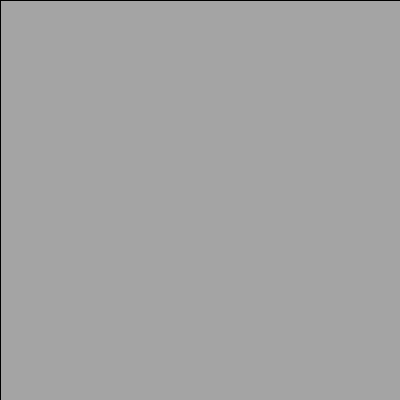
Frame 1 (no input)
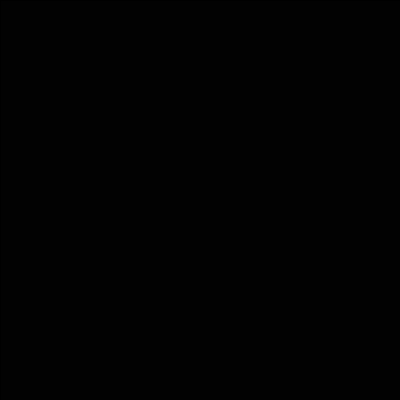
Frame 60 (the mouse pressed at the canvas centre just before this capture)
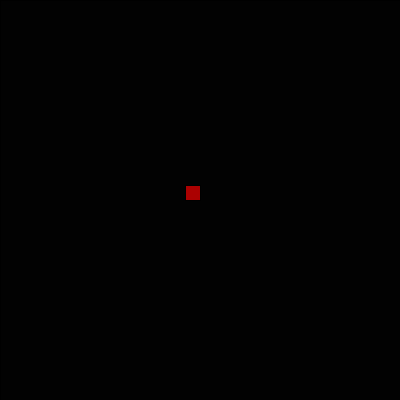
Frame 120 (the mouse held since frame 60 and released just before this capture)

The Processing sketch that drew these frames (run headless with seeded random() and noise(); from frame 60 on, the mouse is pressed at the canvas centre):

// Processing sketch: processing_146907
// ── processing_146907.pde

int posX=0;
int posY=0;
int tamanio=15;
int separacion=20;
int Mx=0;
int My=0;
boolean drag;

void setup(){
    size(400,400);
}

void mousePressed(){

drag=true;
}


void mouseReleased(){
Mx=mouseX-tamanio;
My=mouseY-tamanio;
posX=Mx;
posY=My;

drag=false;
}


void draw(){

    fill(0,50);
    rect(0,0,width,height);
    
    if (drag == false) { 
    while (posY<mouseY){    
           while(posX<mouseX){
            if (posX==Mx && posY == My){fill(255,0,0,int(random(50,100)));}
            else{fill(int(random(255)));}
            rect(posX,posY,tamanio,tamanio);
            posX=posX+separacion;
        }
        posX=Mx;
        posY=posY+separacion;
        }
    }else{
        fill(255,0,0,int(random(50,100)));
        rect(mouseX-tamanio,mouseY-tamanio,tamanio,tamanio);
        }
posY = My;
}
